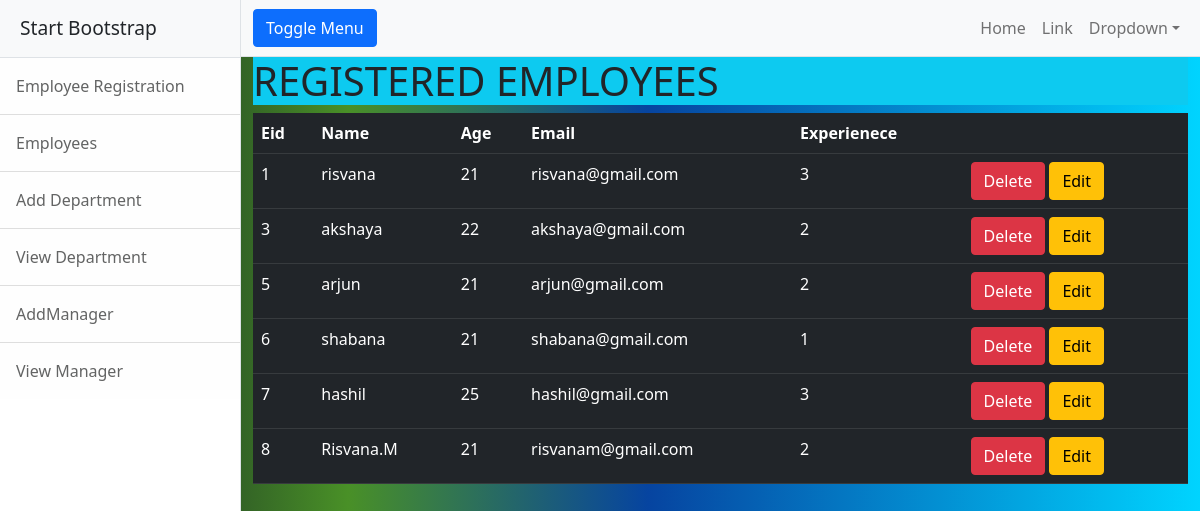
The page /accnt/vemp/ on the database its author committed.
### account/models.py (models this page shows, shortened)
class RegModel(models.Model):
    eid=models.IntegerField(primary_key=True)
    name=models.CharField(max_length=120)
    age=models.IntegerField()
    email=models.EmailField(unique=True)
    experience=models.IntegerField()

### account/views.py (the view)
# urls.py: path('vemp/',ViewEmp.as_view(),name='vemp'),
class ViewEmp(View):
    def get(self,req):
        emp=RegModel.objects.all()
        return render(req,"viewemp.html",{'data':emp})

### account/templates/viewemp.html
{% extends 'index.html' %}
{%block index%}
   <h1 class="bg-info">REGISTERED EMPLOYEES</h1>
   <table class="table table-dark">
    <tr>
        <th>Eid</th>
        <th>Name</th>
        <th>Age</th>
        <th>Email</th>
        <th>Experienece</th>
        <th></th>
    </tr>
    {%for i in data%}
    <tr>
        <td>{{i.eid}}</td>
        <td>{{i.name}}</td>
        <td>{{i.age}}</td>
        <td>{{i.email}}</td>
        <td>{{i.experience}}</td>
        <td>
            <a href="{% url 'delemp' i.eid%}" class="btn btn-danger">Delete</a>
            <a href="{% url 'editemp' i.eid%}" class="btn btn-warning">Edit</a>
        </td>
    </tr>
    {%endfor%}
   </table>
{%endblock index%}

### account/templates/index.html (shortened to what this page needs)
{% load static%}
<!DOCTYPE html>
<html lang="en">
    <head>
        <link href="{% static 'css/styles.css'%}" rel="stylesheet" />
        <link href="{% static 'css/style1.css'%}" rel="stylesheet" />
    </head>
    <body>
        <div class="d-flex" id="wrapper">
            <div class="border-end bg-white" id="sidebar-wrapper">
                <div class="sidebar-heading border-bottom bg-light">Start Bootstrap</div>
                <div class="list-group list-group-flush">
                    <a class="list-group-item list-group-item-action list-group-item-light p-3" href="{% url 'reg' %}">Employee Registration</a>
                    <a class="list-group-item list-group-item-action list-group-item-light p-3" href="{% url 'vemp' %}">Employees</a>
                    <a class="list-group-item list-group-item-action list-group-item-light p-3" href="{% url 'dept' %}">Add Department</a>
                    <a class="list-group-item list-group-item-action list-group-item-light p-3" href="{% url 'deptview' %}">View Department</a>
                    <a class="list-group-item list-group-item-action list-group-item-light p-3" href="{% url 'addman' %}">AddManager</a>
                    <a class="list-group-item list-group-item-action list-group-item-light p-3" href="{% url 'viewman' %}">View Manager</a>
                </div>
            </div>
            <div id="page-content-wrapper">
                <nav class="navbar navbar-expand-lg navbar-light bg-light border-bottom">
                    <div class="container-fluid">
                        <button class="btn btn-primary" id="sidebarToggle">Toggle Menu</button>
                        <div class="collapse navbar-collapse" id="navbarSupportedContent">
                            <ul class="navbar-nav ms-auto mt-2 mt-lg-0">
                                <li class="nav-item active"><a class="nav-link" href="#!">Home</a></li>
                                <li class="nav-item"><a class="nav-link" href="#!">Link</a></li>
                                <li class="nav-item dropdown">
                                    <a class="nav-link dropdown-toggle" id="navbarDropdown" href="#" role="button" data-bs-toggle="dropdown" aria-haspopup="true" aria-expanded="false">Dropdown</a>
                                </li>
                            </ul>
                        </div>
                    </div>
                </nav>
                <div class="container-fluid">
                    {%block index%}
                    {%endblock index%}
                </div>
            </div>
        </div>
    </body>
</html>

### account/static/css/style1.css (style rules this page uses)
body { background: rgb(2,0,36); background: linear-gradient(90deg, rgba(2,0,36,1) 0%, rgba(73,144,39,1) 29%, rgba(6,68,160,1) 54%, rgba(3,143,210,1) 78%, rgba(0,212,255,1) 100%); }

### rows shown on the page
RegModel: eid "1", name "risvana", age "21", email "risvana@gmail.com", experience "3"
RegModel: eid "3", name "akshaya", age "22", email "akshaya@gmail.com", experience "2"
RegModel: eid "5", name "arjun", age "21", email "arjun@gmail.com", experience "2"
RegModel: eid "6", name "shabana", age "21", email "shabana@gmail.com", experience "1"
RegModel: eid "7", name "hashil", age "25", email "hashil@gmail.com", experience "3"
RegModel: eid "8", name "Risvana.M", age "21", email "risvanam@gmail.com", experience "2"
